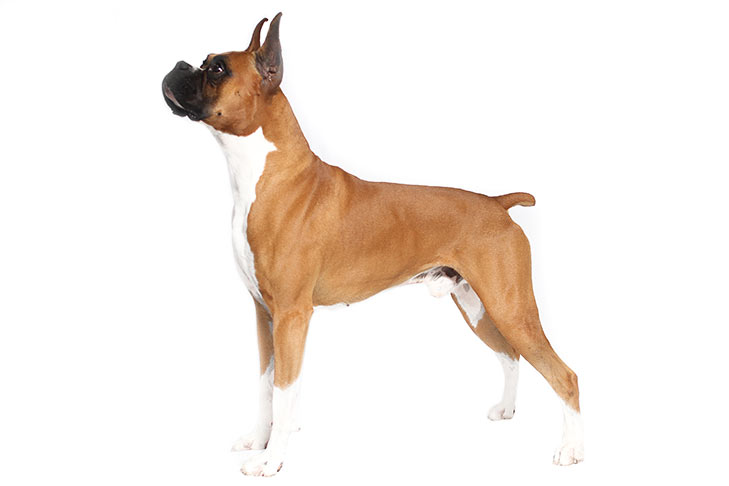
#> input picture boxer/boxer_10.jpg, 729 x 486 px; its folder holds only this picture in this run
$ jupyter execute --allow-errors main.ipynb
#> lines starting #> are read from the running program, lines starting #| are printed output that depends on the picture
# **Image Classification Using SVD**
### **Python Code for Image Classification Using Singular Value Decomposition and Optimization**

#### Authors: * yomna abdelmegeed , nadia Ashraf , monica maged , yara ahmed , hagar atef , menna alla ahmed*

---

### Overview
This repository contains Python code accompanying our paper:
[**Image Classification Using Singular Value Decomposition and Optimization**](https://arxiv.org/pdf/2412.07288).

This code demonstrates the implementation of our proposed method for image classification using singular value decomposition (SVD) and optimized categorical representative images.

---

## Outline of the Code:

1.   Import packages & connect to drive
2.   Image pre-processing
3.   Split data into training and testing
4.   Compute templates with training set
5.   Classification probability distribution and errors with different ranks and norms, testing against optimally weighted template
6.   Norm evaluation at a best rank
7.   Original test images with predicted labels for Fro norm rank 10
8.   Generate subplot showing best rank images for one persian cat and boxer dog test for each norm
9.   Further comparison of optimally weighted template vs average template
10.  Single image experiments

## 1. Import Packages

[cell 1]
import numpy as np
import matplotlib.pyplot as plt
import seaborn as sns
import os
from skimage.exposure import equalize_hist
from skimage import io, color
from skimage.transform import rotate
from skimage.transform import resize
from skimage.transform import rescale
from skimage.exposure import adjust_gamma
from sklearn.model_selection import StratifiedShuffleSplit
from numpy.linalg import svd
from scipy.optimize import minimize
from sklearn.metrics import confusion_matrix, classification_report
from sklearn.model_selection import train_test_split

## 2. Image Pre-Processing
### Resize and Convert to Grayscale

[cell 2]
# Define paths to the folders containing images
boxer_folder = 'boxer'
persian_cat_folder = 'persian_cat'

#image_size = (256, 256)  # Resize all images to this size
image_size = (64, 64)

# Function to load and preprocess images from a folder
def load_images(folder_path, image_size):
#> called with folder_path = 'boxer', image_size = (64, 64)
    images = []
    for filename in os.listdir(folder_path):
        if filename.endswith(('.jpg', '.JPG', '.jpeg')):
            img = io.imread(os.path.join(folder_path, filename))
#> img is the input picture: shape (486, 729, 3); mean R, G, B 244.2, 236.3, 230.1

            # Ensure the image is RGB (3 channels) by removing an alpha channel if it exists
            if img.shape[-1] == 4:
                img = img[..., :3]  # Keep only the first 3 channels (RGB)

            img_gray = color.rgb2gray(img)  # Convert to grayscale
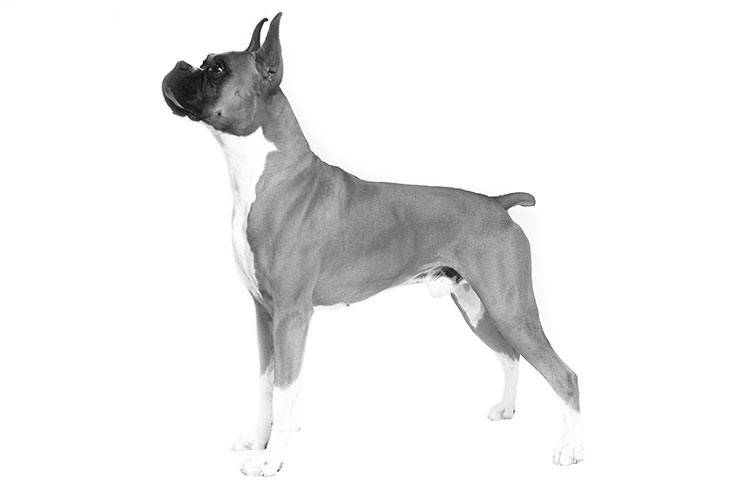
#> img_gray: shape (486, 729) float64; min 0.0159, max 1, mean 0.932
            img_resized = resize(img_gray, image_size)  # Resize
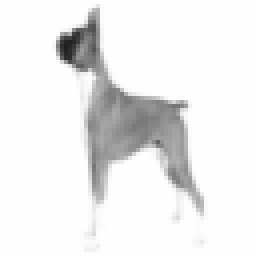
#> img_resized: shape (64, 64) float64 (shown 4 times larger); min 0.124, max 1, mean 0.932
            images.append(img_resized)  # Store resized image
    return np.array(images)  # converts the list of images to a NumPy array

[cell 3]
# Function to augment images with rotations/flips and zooms (*4)
# [13 lines left out: function augment_images, not called in this run]


# Load images
boxer_images = load_images(boxer_folder, image_size)
#> (the rest of this cell did not finish here and is left out)


## 3. Split data into training and testing

#> (a cell that did not finish here is left out)

## 4. Compute templates with training set
### Average template

[cell 5]
# Compute the average template for each category
# [4 lines left out: function compute_template, not called in this run]

#> (a cell that did not finish here is left out)

### Optimized template using SLSQP

[cell 7]
# Compute weighted template using optimization
# [32 lines left out: function compute_weighted_template, not called in this run]

#> (a cell that did not finish here is left out)

##### The above analysis shows the average and optimally weighted template are almost the same and thus we will arbitrarily continue the rest of the analysis with the optimally weighted template.

## 5. Classification Probability Distribution and Errors with Different Ranks and Norms, Testing Against Optimally Weighted Template

### Function to compute low rank approximations of the test sets

[cell 9]
def test_k_approx(rank, test_images):
   new_test_images = np.zeros(test_images.shape)


   for i in range(test_images.shape[0]):
     test_img = test_images[i]
     # Compute low-rank approximation of the test image
     U, S, VT = svd(test_img, full_matrices=False)
     U_k = U[:, :rank]
     S_k = np.diag(S[:rank])
     VT_k = VT[:rank, :]
     test_img_approx = np.dot(U_k, np.dot(S_k, VT_k))


     new_test_images[i] = test_img_approx

   return new_test_images

### Function to store the classification margin and errors when comparing the categorical template to the low rank approximation of the test set, iterating on rank of the test images

[cell 10]
# [45 lines left out: function generate_rank_pred, not called in this run]

### Function to plot the prediction probability vs rank for a given norm

[cell 11]
# [37 lines left out: function plot_prediction_probability, not called in this run]

### Function to plot the error vs rank for a given norm

[cell 12]
# [27 lines left out: function plot_errorvsrank, not called in this run]

### Function to generate test and pred for confusion matrix

[cell 13]
# [14 lines left out: function generate_test_pred, not called in this run]

### Function to generate confusion matrix

[cell 14]
# [24 lines left out: function generate_confusion_matrix, not called in this run]

### Iterate on the norms and produce results from functions

#### Analysis with training set

[cell 15]
# Initialize recalls dictionary with accuracy
metrics = {'1': {'TP Recall': [], 'FP Recall': [], 'Accuracy': []},
           '2': {'TP Recall': [], 'FP Recall': [], 'Accuracy': []},
           'inf': {'TP Recall': [], 'FP Recall': [], 'Accuracy': []},
           'fro': {'TP Recall': [], 'FP Recall': [], 'Accuracy': []}}

#> (the rest of this cell did not finish here and is left out)

#### Based on the above results we will continue the analysis with a best rank for each norm as follows:
| Norm  | Rank (Testing Set) | Rank (Training Set) |
|-------|---------------------|---------------------|
| 1     | 4                   | 44                |
| 2     | 2                   | 6                  |
| inf   | 1                   | 4                  |
| fro   | 9                   | 9                  |

[cell 16]
# Define orders and ranks for testing
orders = [1, 2, np.inf, 'fro']
test_ranks = [4, 2, 1, 9]      # Testing set best ranks
train_ranks = [44, 6, 4, 9]   # Training set best ranks (from your analysis)
ranks = train_ranks            # Use training ranks for consistency

## 6. Norm Evaluation at a Best Rank

#### Function for error and pred generation at a best rank

[cell 17]
# [31 lines left out: function generate_rank_norm, not called in this run]

### Bar Plot with TP and FP Recalls & Accuracy

[cell 18]
# Modified bar chart to include values on all bars
fig, ax = plt.subplots(figsize=(12, 8))

# Define x-axis labels and positions
x_labels = ['1', '2', 'inf', 'fro']
x = np.arange(len(x_labels))
width = 0.25  # Narrower bar width to accommodate three bars per group

# Extract TP recalls, FP recalls, and accuracy
tp_recalls = [np.mean(metrics[ord_key]['TP Recall']) for ord_key in x_labels]
fp_recalls = [np.mean(metrics[ord_key]['FP Recall']) for ord_key in x_labels]
accuracies = [np.mean(metrics[ord_key]['Accuracy']) for ord_key in x_labels]

# Plot bars
tp_bars = ax.bar(x - width, tp_recalls, width, label='TP Recall', alpha=0.8, color='green')
fp_bars = ax.bar(x, fp_recalls, width, label='FP Recall', alpha=0.8, color='orange')
accuracy_bars = ax.bar(x + width, accuracies, width, label='Accuracy', alpha=0.8)

# Add values on top of each bar
for bars, values in zip([tp_bars, fp_bars, accuracy_bars], [tp_recalls, fp_recalls, accuracies]):
    for bar, value in zip(bars, values):
        height = bar.get_height()
        ax.text(
            bar.get_x() + bar.get_width() / 2,
            height + 0.01,
            f"{value:.2f}",
            ha='center', va='bottom', fontsize=17,
        )

ax.set_xlabel('Norms', fontsize=25)
ax.set_ylabel('Metrics', fontsize=25)
ax.set_title('TP Recall, FP Recall, and Accuracy vs Norms', fontsize=24, pad=20)
ax.set_xticks(x)
ax.set_xticklabels(x_labels, fontsize=20)
ax.xaxis.set_tick_params(labelsize=20)
ax.yaxis.set_tick_params(labelsize=20)

# Move legend to the bottom
ax.legend(fontsize=20, loc='upper center', bbox_to_anchor=(0.5, -0.15), ncol=3)

plt.show()
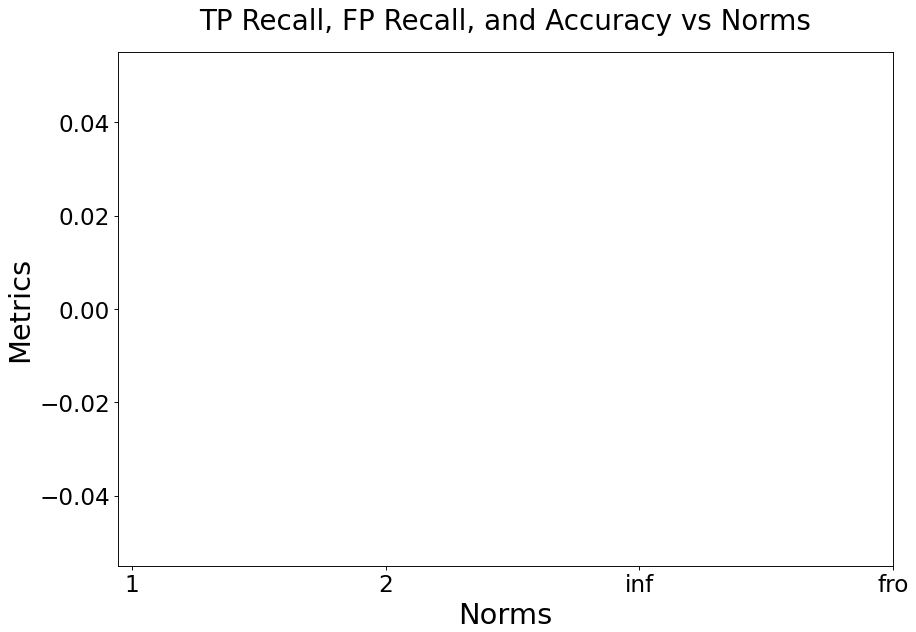
#> figure drawn by matplotlib, 1 panel

#### Scatter Plot Classifier w Colors for Each of 4 Norms at a best Rank

[cell 19]
norm_probs = []
#> (the rest of this cell did not finish here and is left out)

#### Generate Final Confusion Matrix for the Testing Set using the Optimal Rank and Optimal Norm as Computed from the Training Set

[cell 20]
ord = 'fro'
fixed_rank = 9

#> (the rest of this cell did not finish here and is left out)

Based on the bar plot, we will proceed with using Fro norm at the best rank 10

## 7. Original Test Images with Predicted Labels for Fro Norm Rank 10

#> (a cell that did not finish here is left out)

[cell 22]
# [25 lines left out: function plot_images_with_predictions, not called in this run]

#> (a cell that did not finish here is left out)

#### We confirm the predicted number by checking the confusion matrix for frobenius norm and best rank 10

## 8. Generate Subplot Showing Best Rank Images for One Persian Cat and Boxer Dog Test for Each Norm

[cell 24]
test_cat = 'test_cat.jpg'
test_cat_img = io.imread(test_cat)
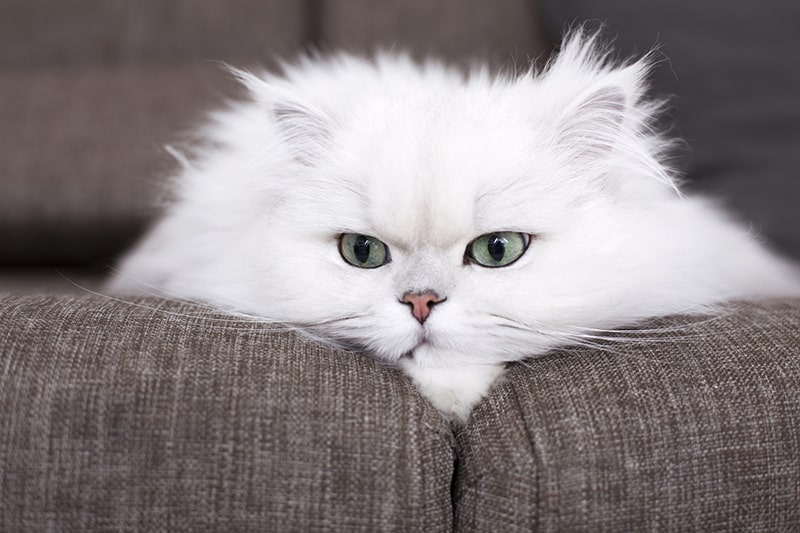
#> input picture test_cat.jpg, 800 x 533 px
#> test_cat_img is the input picture: shape (533, 800, 3); mean R, G, B 138.4, 130.6, 132.1
test_cat_img_gray = color.rgb2gray(test_cat_img)
test_cat_img_resized = resize(test_cat_img_gray, image_size)
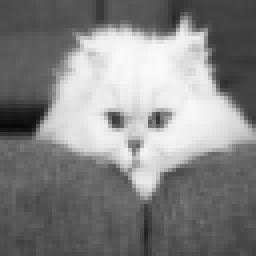
#> test_cat_img_resized: shape (64, 64) float64 (shown 4 times larger); min 0.0367, max 0.981, mean 0.519

persian_cat_test = np.array([test_cat_img_resized])

test_dog = 'test_dog.jpg'
test_dog_img = io.imread(test_dog)
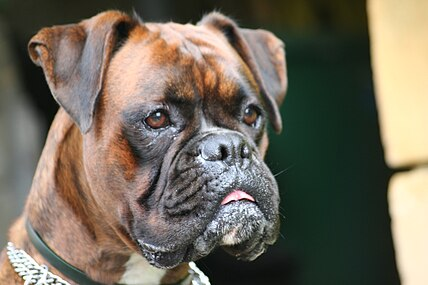
#> input picture test_dog.jpg, 428 x 285 px
#> test_dog_img is the input picture: shape (285, 428, 3); mean R, G, B 114.2, 106.8, 92.6
test_dog_img_gray = color.rgb2gray(test_dog_img)
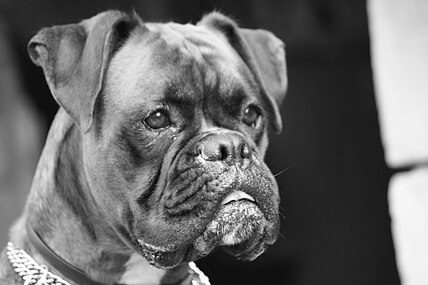
#> test_dog_img_gray: shape (285, 428) float64; min 0, max 1, mean 0.421
test_dog_img_resized = resize(test_dog_img_gray, image_size)
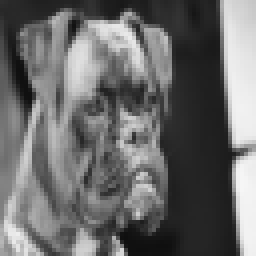
#> test_dog_img_resized: shape (64, 64) float64 (shown 4 times larger); min 0.0605, max 0.966, mean 0.421

boxer_test = np.array([test_dog_img_resized])

#### Testing Set

[cell 25]
# Number of columns: 1 for the originals + len(ranks) for rank approximations
fig, axes = plt.subplots(2, len(ranks) + 1, figsize=(10, 5))  # Two rows, len(ranks)+1 columns

plt.suptitle("Best Rank Images for One Persian Cat and Boxer Dog Test", fontsize=20)

# Display original images in the first column
axes[0, 0].imshow(boxer_test[0], cmap="gray")
axes[0, 0].set_title("Original Boxer Dog", fontsize=15)
axes[0, 0].axis("off")

axes[1, 0].imshow(persian_cat_test[0], cmap="gray")
axes[1, 0].set_title("Original Persian Cat", fontsize=15)
axes[1, 0].axis("off")

# Display rank-approximated images in the remaining columns
for i, r in enumerate(ranks):
    # Compute rank approximations for both images
    test1_k = test_k_approx(r, boxer_test)
    test2_k = test_k_approx(r, persian_cat_test)

    # Plot Boxer Dog rank approximation
    axes[0, i + 1].imshow(test1_k[0], cmap="gray")
    axes[0, i + 1].set_title(f"{orders[i]} norm, rank {r}", fontsize=15)
    axes[0, i + 1].axis("off")

    # Plot Persian Cat rank approximation
    axes[1, i + 1].imshow(test2_k[0], cmap="gray")
    axes[1, i + 1].set_title(f"{orders[i]} norm, rank {r}", fontsize=15)
    axes[1, i + 1].axis("off")

plt.tight_layout()
plt.show()
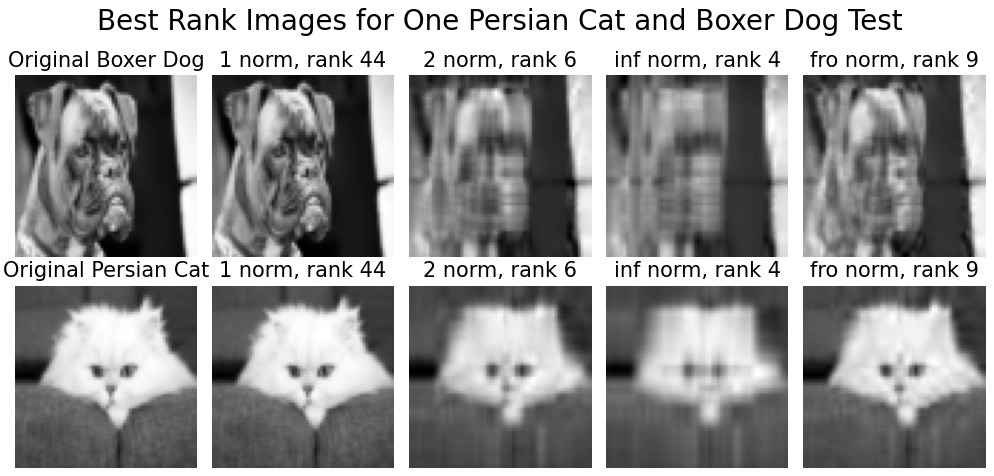
#> figure drawn by matplotlib, 10 panels
